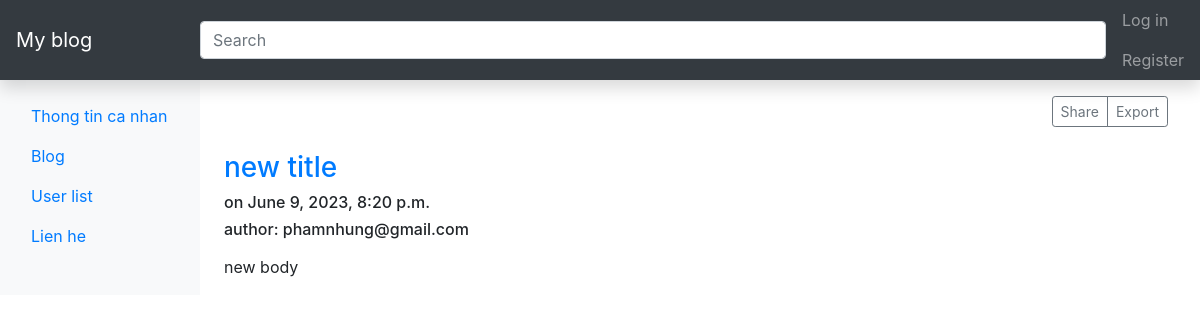
/blog/2/, run on an earlier commit of the app's database.
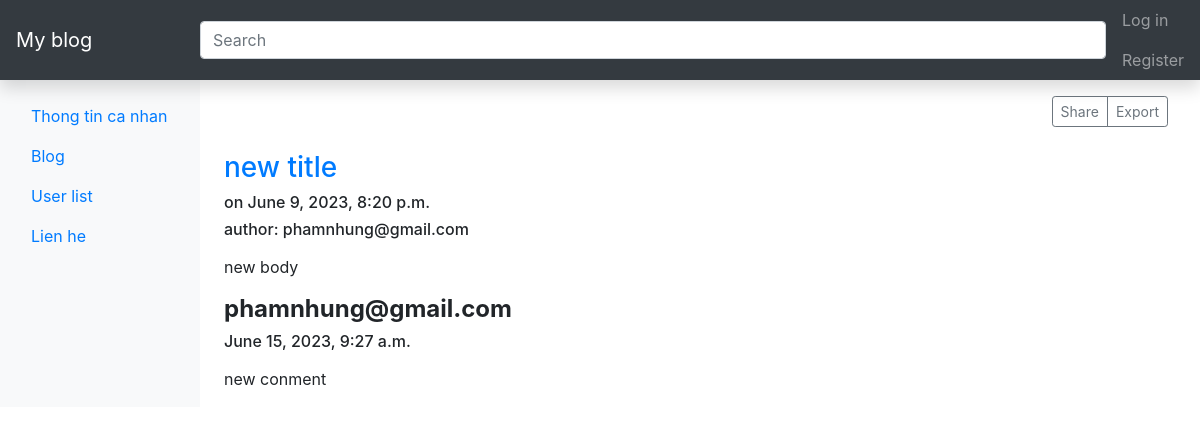
And on a later commit of the database.
### blog/models.py (models this page shows)
class Comment(models.Model):
    post = models.ForeignKey(
        Post, on_delete=models.CASCADE, related_name='comments')
    author = models.ForeignKey(
        settings.AUTH_USER_MODEL, on_delete=models.CASCADE)
    body = models.TextField()
    date = models.DateTimeField(auto_now_add=True)

### home/models.py (models this page shows)
class User(AbstractBaseUser, PermissionsMixin):
    email = models.EmailField(db_index=True, unique=True, max_length=254)
    first_name = models.CharField(max_length=240)
    last_name = models.CharField(max_length=255)
    address = models.CharField(max_length=255)
    is_staff = models.BooleanField(default=True)
    is_active = models.BooleanField(default=True)
    is_superuser = models.BooleanField(default=False)
    objects = CustomUserManager()
    USERNAME_FIELD = 'email'
    REQUIRED_FIELDS = ['first_name', 'last_name', 'address']
    class Meta:
        verbose_name = 'User'
        verbose_name_plural = 'Users'

### blog/views.py (the view)
# urls.py: path('<int:pk>/', views.post, name='post')
def post(request, pk):
    post = get_object_or_404(Post, pk=pk)
    form = CommmentForm()
    if request.method == 'POST':
        form = CommmentForm(request.POST, author=request.user, post=post)
        if form.is_valid():
            form.save()
            return HttpResponseRedirect(request.path)
    return render(request, 'blog/post.html', {'post': post, 'form': form})

### blog/forms.py (shortened to what this page needs)
class CommmentForm(forms.ModelForm):
    def __init__(self, *args, **kwargs):
        self.author = kwargs.pop('author', None)
        self.post = kwargs.pop('post', None)
        super().__init__(*args, **kwargs)
    class Meta:
        model = Comment
        fields = ['body']

### blog/templates/blog/post.html (shortened to what this page needs)
{% extends "pages/base.html" %}
{% block content %}
<h3><a href="{% url 'post' post.id %}">{{post.title}}</a></h3>
<h6>on {{post.date}}</h6>
<h6>author: {{post.author}}</h6>
{{post.body|safe|linebreaks}}
{% for comment in post.comments.all %}
<h4><strong>{{comment.author}}</strong></h4>
<h6>
    <p>{{comment.date}}</p>
</h6>
<p>{{comment.body|safe|linebreaks}}</p>
{% endfor %}
{% endblock %}

What changed in the data, as far as the page shows it:
added Comment: author "phamnhung@gmail.com", date "June 15, 2023, 9:27 a.m.", body "new conment"
